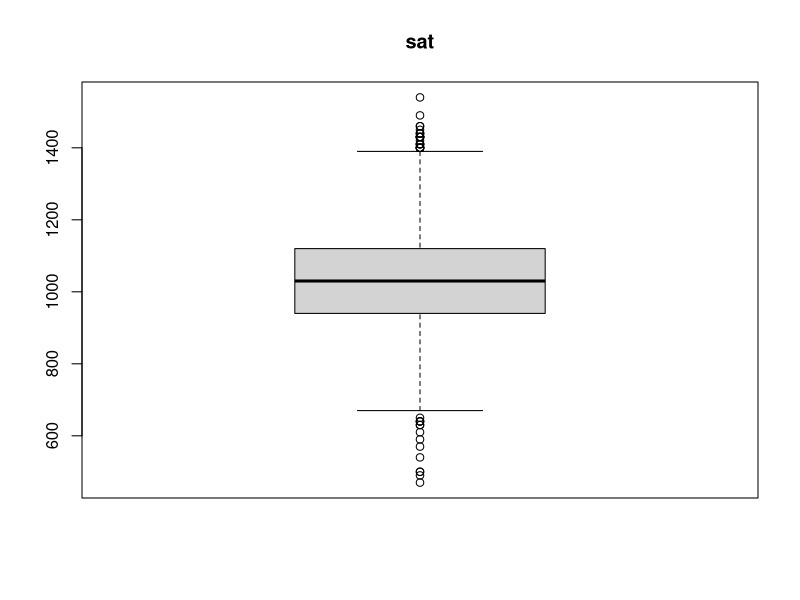
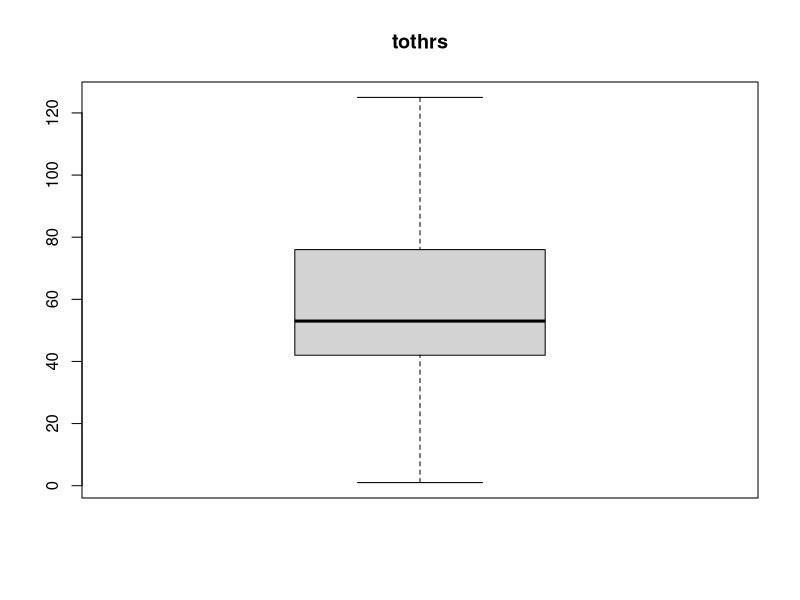
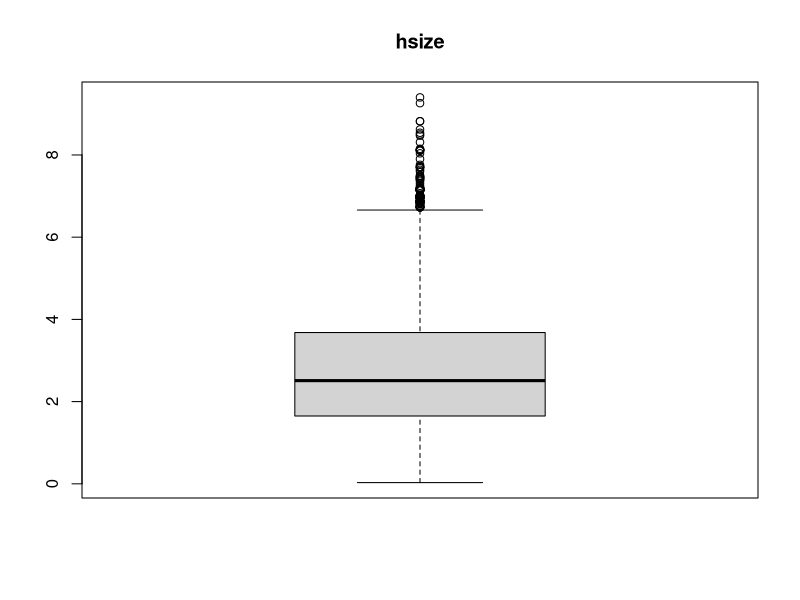
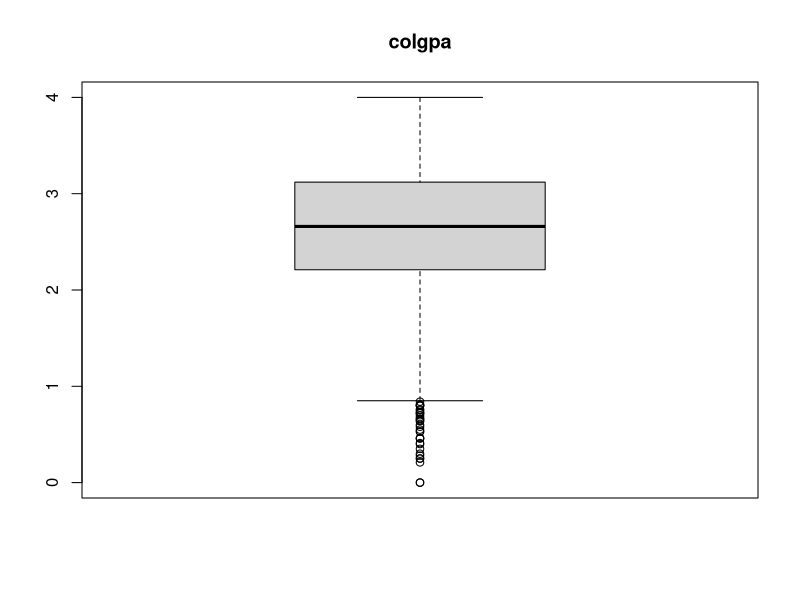
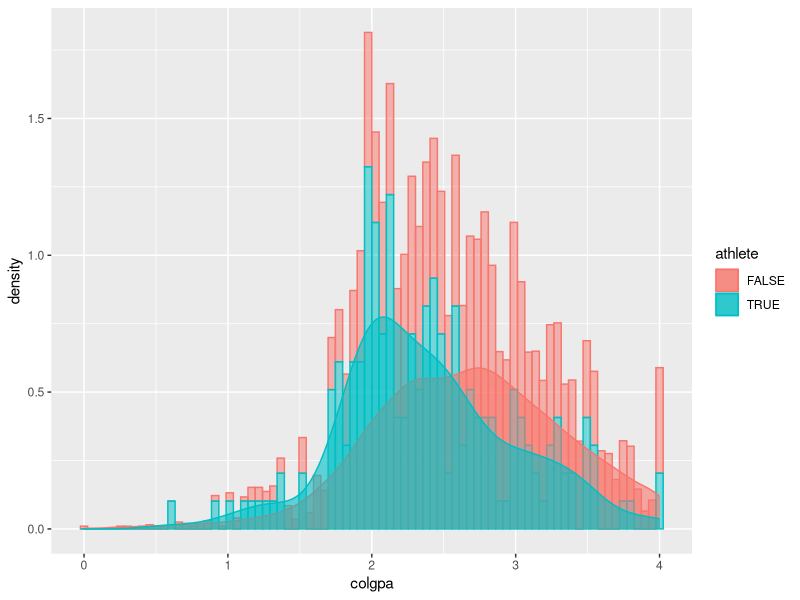
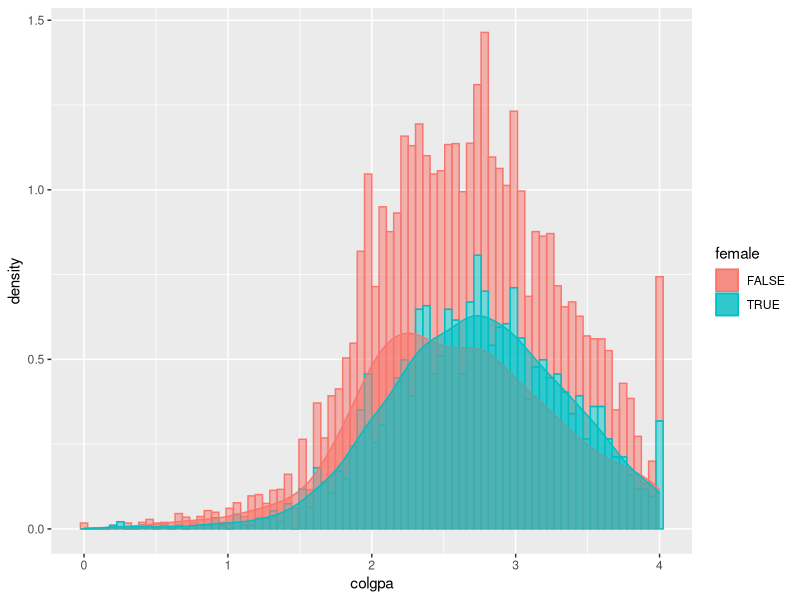

R code for these plots, in order:
## ---- chunk 1
gpa_raw <-read.csv("gpa_row.csv" ,sep=",", stringsAsFactors=TRUE)
gpa <- gpa_raw[,-5]
## ---- chunk 2
# Isnpeccionamos la dimensión del dataset
dim(gpa)
## ---- chunk 3
# Vemos cómo ha interpretado cada columna al cargar el csv
str(gpa)
## ---- chunk 4
#aplicamos toupper para trasnformarlos todos a mayúscula
gpa$athlete <- toupper(gpa$athlete)
#lo transformamos de nuevo al tipo factor
gpa$athlete <- as.factor(gpa$athlete)
## ---- chunk 5
#lo transformamos a tipo factor
gpa$female <- as.factor(gpa$female)
## ---- chunk 6
#aplicamos toupper y trimws, y lo transformamos a factor de nuevo
gpa$black <- trimws(toupper(gpa$black))
gpa$black <- as.factor(gpa$black)
## ---- chunk 7
gpa$white <- trimws(toupper(gpa$white))
gpa$white <- as.factor(gpa$white)
## ---- chunk 8
gpa$sat <- as.numeric(gpa$sat)
## ---- chunk 9
#convertir tipo facotr a caracter
hours <- as.character(gpa$tothrs)
#aplicar word que devuelve el primer caracter y con h como separador, para sacar la parte numerica
library(stringr)
val <- word(hours,sep=fixed("h"))
# convertir en integer
gpa$tothrs <- as.numeric(gpa$tothrs)
## ---- chunk 10
#aplicar cambio de coma por punto y comprobar que no hay más valores coma decimal
gpa$hsize <- gsub("\\,","\\.",gpa$hsize)
coma_sep <- grep("\\,", gpa$hsize)
coma_sep
## ---- chunk 11
#transformar a tipo numeric y redondear a 2 unidad decimal como pide el enunciado
gpa$hsize <- as.numeric(gpa$hsize)
gpa$hsize <- round(gpa$hsize, digits = 2)
## ---- chunk 12
# Comprobamos el resultado tras aplicar la normalización
str(gpa)
## ---- chunk 13
names(which(colSums(is.na(gpa))>0))
## ---- chunk 14
library("dplyr")
library("VIM")
## ---- chunk 15
gpa_fem_imput <- kNN( filter(gpa,female=="TRUE"), variable= "colgpa", k= 11)
gpa_male_imput <- kNN( filter(gpa,female=="FALSE"), variable= "colgpa", k= 11)
fem_na_subset <- which(gpa$female=="TRUE" & is.na(gpa$colgpa))
male_na_subset <- which(gpa$female=="FALSE" & is.na(gpa$colgpa))
## ---- chunk 16
head(gpa[fem_na_subset,])
## ---- chunk 17
head(gpa[male_na_subset,])
## ---- chunk 18
# Imputar por los valores salida de KNN
gpa[fem_na_subset,]$colgpa <- gpa_fem_imput[gpa_fem_imput$colgpa_imp==TRUE,]$colgpa
gpa[male_na_subset,]$colgpa <- gpa_male_imput[gpa_male_imput$colgpa_imp==TRUE,]$colgpa
## ---- chunk 19
# Comprobamos que se han imputado correctamente los valores perdidos
head(gpa[fem_na_subset,])
## ---- chunk 20
# Comprobamos que se han imputado correctamente los valores perdidos
head(gpa[male_na_subset,])
## ---- chunk 21
boxplot(gpa$sat, main="sat")
## ---- chunk 22
summary(gpa$sat)
## ---- chunk 23
boxplot(gpa$tothrs,main="tothrs")
## ---- chunk 24
boxplot(gpa$hsize,main="hsize")
## ---- chunk 25
summary(gpa$hsize)
## ---- chunk 26
boxplot(gpa$colgpa,main="colgpa")
## ---- chunk 27
summary(gpa$colgpa)
## ---- chunk 28
gpa_female<-gpa$colgpa[gpa$female=="TRUE"]
gpa_male<-gpa$colgpa[gpa$female=="FALSE"]
## ---- chunk 29
gpa_athlete<-gpa$colgpa[gpa$white=="TRUE"]
gpa_no_athlete<-gpa$colgpa[gpa$black=="FALSE"]
## ---- chunk 30
alpha = 0.05
col_names = colnames(gpa)
for (i in 1:ncol(gpa)) {
  if (i == 1) cat("Las variables que no siguen una distribución normal son:\n")
  if (is.integer(gpa[,i]) | is.numeric(gpa[,i])) {
    p_val = shapiro.test(gpa[,i])$p.value
    if (p_val < alpha) {
      cat(col_names[i])
      # Format output
      if (i < ncol(gpa) - 1) cat(", ")
      if (i %% 3 == 0) cat("\n") 
    } 
  } 
}
## ---- chunk 31
library(ggplot2)
ggplot(gpa, aes(x=colgpa, color=athlete, fill=athlete)) +
  geom_histogram( aes(y=..density..), bins = 80,  alpha=0.5)+
  geom_density( alpha=0.6)
## ---- chunk 32
ath_true<-gpa$colgpa[gpa$athlete=="TRUE"]
ath_false<-gpa$colgpa[gpa$athlete=="FALSE"]
var.test(ath_true,ath_false)
## ---- chunk 33
t.test(ath_true,ath_false,var.equal=TRUE)
## ---- chunk 34
library(ggplot2)
ggplot(gpa, aes(x=colgpa, color=female, fill=female)) +
  geom_histogram( aes(y=..density..), bins = 80,  alpha=0.5)+
  geom_density( alpha=0.6)
## ---- chunk 35
var.test(gpa_female,gpa_male)
## ---- chunk 36
t.test(gpa_female,gpa_male,var.equal=FALSE, alternative = "greater")
## ---- chunk 37
round(cor(gpa[,1:5]),2)
## ---- chunk 38
# Estimacion del modelo lineal
Model <- lm(colgpa~sat+hsize+hsrank, data=gpa)
summary(Model)
## ---- chunk 39
input = data.frame(sat = 920,hsize = 67,hsrank = 4)
predict(Model, input)
